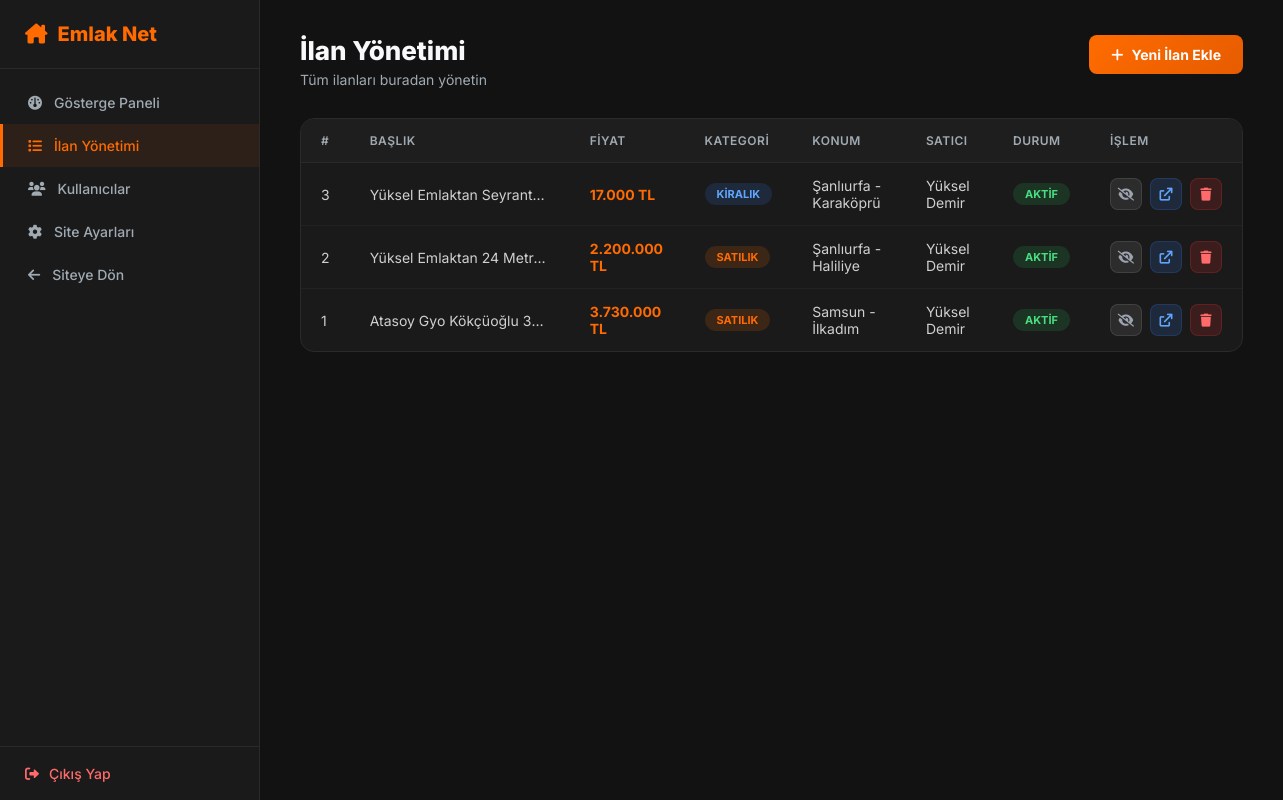
/admin/listings.php (signed in), run on the app's committed database.
### tables this page shows
CREATE TABLE ilanlar (
    id             INT AUTO_INCREMENT PRIMARY KEY,
    satici_id      INT          NOT NULL,                          
    baslik         VARCHAR(255) NOT NULL,
    aciklama       TEXT         DEFAULT NULL,
    fiyat          DECIMAL(12,2) NOT NULL,
    kategori       ENUM('satilik','kiralik') NOT NULL,             
    tip            ENUM('konut','arsa','isyeri','arazi','turistik','gunluk') DEFAULT 'konut',
    oda_sayisi     VARCHAR(20)  DEFAULT NULL,                      
    metrekare      INT          DEFAULT NULL,
    il             VARCHAR(100) DEFAULT NULL,
    ilce           VARCHAR(100) DEFAULT NULL,
    adres          VARCHAR(255) DEFAULT NULL,
    resim_yolu     VARCHAR(255) DEFAULT 'assets/images/default.jpg',
    durum          ENUM('aktif','pasif','beklemede') DEFAULT 'aktif',
    eklenme_tarihi TIMESTAMP    DEFAULT CURRENT_TIMESTAMP,
    FOREIGN KEY (satici_id) REFERENCES saticilar(id) ON DELETE CASCADE
);

CREATE TABLE saticilar (
    id            INT AUTO_INCREMENT PRIMARY KEY,
    kullanici_adi VARCHAR(50)  NOT NULL UNIQUE,
    ad_soyad      VARCHAR(100) NOT NULL,
    eposta        VARCHAR(100) NOT NULL UNIQUE,
    telefon       VARCHAR(20)  DEFAULT NULL,
    firma_adi     VARCHAR(150) DEFAULT NULL,
    sifre         VARCHAR(255) NOT NULL,
    kayit_tarihi  TIMESTAMP    DEFAULT CURRENT_TIMESTAMP
);

### admin/listings.php (the view, shortened to what this page needs)
<?php
require_once __DIR__ . '/../config/db.php';
$ilanlar = $db->query("
    SELECT i.*, s.ad_soyad AS satici_adi, s.firma_adi
    FROM ilanlar i
    LEFT JOIN saticilar s ON i.satici_id = s.id
    ORDER BY i.id DESC
")->fetchAll();
?>
<!DOCTYPE html>
<html lang="tr">
<head>
    <link rel="stylesheet" href="https://cdnjs.cloudflare.com/ajax/libs/font-awesome/6.0.0/css/all.min.css">
</head>
<body>
<?php include __DIR__ . '/partials/sidebar.php'; ?>
<div class="content">
    <div class="page-header">
        <div>
            <div class="page-title">İlan Yönetimi</div>
            <div class="page-subtitle">Tüm ilanları buradan yönetin</div>
        </div>
        <a href="add_listing.php" class="btn-orange"><i class="fa-solid fa-plus"></i> Yeni İlan Ekle</a>
    </div>
    <div class="table-wrap">
        <table>
            <thead>
                <tr>
                    <th>#</th>
                    <th>Başlık</th>
                    <th>Fiyat</th>
                    <th>Kategori</th>
                    <th>Konum</th>
                    <th>Satıcı</th>
                    <th>Durum</th>
                    <th>İşlem</th>
                </tr>
            </thead>
            <tbody>
            <?php if (empty($ilanlar)): ?>
                <tr><td colspan="8" style="text-align:center;color:#a0aab2;padding:30px;">Henüz ilan yok.</td></tr>
            <?php else: ?>
                <?php foreach ($ilanlar as $i): ?>
                <tr>
                    <td><?= $i['id'] ?></td>
                    <td style="max-width:220px;overflow:hidden;text-overflow:ellipsis;white-space:nowrap;"><?= htmlspecialchars($i['baslik']) ?></td>
                    <td style="font-weight:700;color:#ff6b00;"><?= number_format($i['fiyat'],0,',','.') ?> TL</td>
                    <td>
                        <span class="badge <?= $i['kategori']==='satilik'?'badge-orange':'badge-blue' ?>">
                            <?= $i['kategori']==='satilik'?'Satılık':'Kiralık' ?>
                        </span>
                    </td>
                    <td><?= htmlspecialchars(($i['il']??'') . ($i['ilce']?' - '.$i['ilce']:'')) ?></td>
                    <td><?= htmlspecialchars($i['satici_adi'] ?? '—') ?></td>
                    <td>
                        <?php if ($i['durum']==='aktif'): ?>
                            <span class="badge badge-green">Aktif</span>
                        <?php else: ?>
                            <span class="badge badge-gray">Pasif</span>
                        <?php endif; ?>
                    </td>
                    <td>
                        <div style="display:flex;gap:8px;">
                            <?php if ($i['durum']==='aktif'): ?>
                                <a href="listings.php?id=<?= $i['id'] ?>&durum=pasif" class="btn-sm btn-gray" title="Pasife Al"><i class="fa-solid fa-eye-slash"></i></a>
                            <?php else: ?>
                                <a href="listings.php?id=<?= $i['id'] ?>&durum=aktif" class="btn-sm btn-green" title="Aktife Al"><i class="fa-solid fa-eye"></i></a>
                            <?php endif; ?>
                            <a href="../ilan_detay.php?id=<?= $i['id'] ?>" class="btn-sm btn-blue" title="Görüntüle" target="_blank"><i class="fa-solid fa-arrow-up-right-from-square"></i></a>
                            <a href="listings.php?sil=<?= $i['id'] ?>" class="btn-sm btn-red" title="Sil" onclick="return confirm('Bu ilanı silmek istediğinize emin misiniz?')"><i class="fa-solid fa-trash"></i></a>
                        </div>
                    </td>
                </tr>
                <?php endforeach; ?>
            <?php endif; ?>
            </tbody>
        </table>
    </div>
</div>
</body>
</html>

### admin/partials/admin_style.php (style rules this page uses)
* { margin:0; padding:0; box-sizing:border-box; font-family:'Inter',sans-serif; }
body { display:flex; background:#121212; color:#f8f9fa; min-height:100vh; }
.content { margin-left:260px; flex:1; padding:35px 40px; }
.page-header { display:flex; justify-content:space-between; align-items:flex-start; margin-bottom:30px; }
.page-title { font-size:26px; font-weight:800; margin-bottom:5px; }
.page-subtitle { color:#a0aab2; font-size:14px; }
.table-wrap { background:#1a1a1a; border:1px solid #2a2a2a; border-radius:14px; overflow:hidden; }
table { width:100%; border-collapse:collapse; }
thead th { background:#1e1e1e; padding:14px 20px; text-align:left; font-size:12px; font-weight:600; color:#a0aab2; text-transform:uppercase; letter-spacing:.5px; border-bottom:1px solid #2a2a2a; }
tbody td { padding:14px 20px; border-bottom:1px solid #222; font-size:14px; color:#d0d0d0; }
tbody tr:last-child td { border-bottom:none; }
.badge { display:inline-block; padding:4px 12px; border-radius:20px; font-size:11px; font-weight:700; text-transform:uppercase; }
.badge-orange { background:rgba(255,107,0,0.15); color:#ff6b00; }
.badge-blue { background:rgba(59,130,246,0.15); color:#60a5fa; }
.badge-green { background:rgba(34,197,94,0.15); color:#4ade80; }
.btn-orange { background:linear-gradient(135deg,#ff6b00,#e65c00); color:#fff; border:none; padding:11px 22px; border-radius:8px; font-size:14px; font-weight:700; cursor:pointer; text-decoration:none; display:inline-flex; align-items:center; gap:8px; transition:all .3s; }
.btn-sm { display:inline-flex; align-items:center; justify-content:center; width:32px; height:32px; border-radius:8px; text-decoration:none; font-size:13px; transition:all .2s; }
.btn-red { background:rgba(255,50,50,.15); color:#ff6b6b; border:1px solid rgba(255,50,50,.2); }
.btn-blue { background:rgba(59,130,246,.15); color:#60a5fa; border:1px solid rgba(59,130,246,.2); }
.btn-gray { background:rgba(150,150,150,.15); color:#9ca3af; border:1px solid rgba(150,150,150,.2); }

### data on the page
ilanlar: id "3", baslik "Yüksel Emlaktan Seyrant…", fiyat "17.000", kategori "KIRALIK", il+ilce "Şanlıurfa - Karaköprü", satici.ad_soyad "Yüksel Demir", durum "AKTIF"
ilanlar: id "2", baslik "Yüksel Emlaktan 24 Metr…", fiyat "2.200.000", kategori "SATILIK", il+ilce "Şanlıurfa - Haliliye", satici.ad_soyad "Yüksel Demir", durum "AKTIF"
ilanlar: id "1", baslik "Atasoy Gyo Kökçüoğlu 3…", fiyat "3.730.000", kategori "SATILIK", il+ilce "Samsun - İlkadım", satici.ad_soyad "Yüksel Demir", durum "AKTIF"
